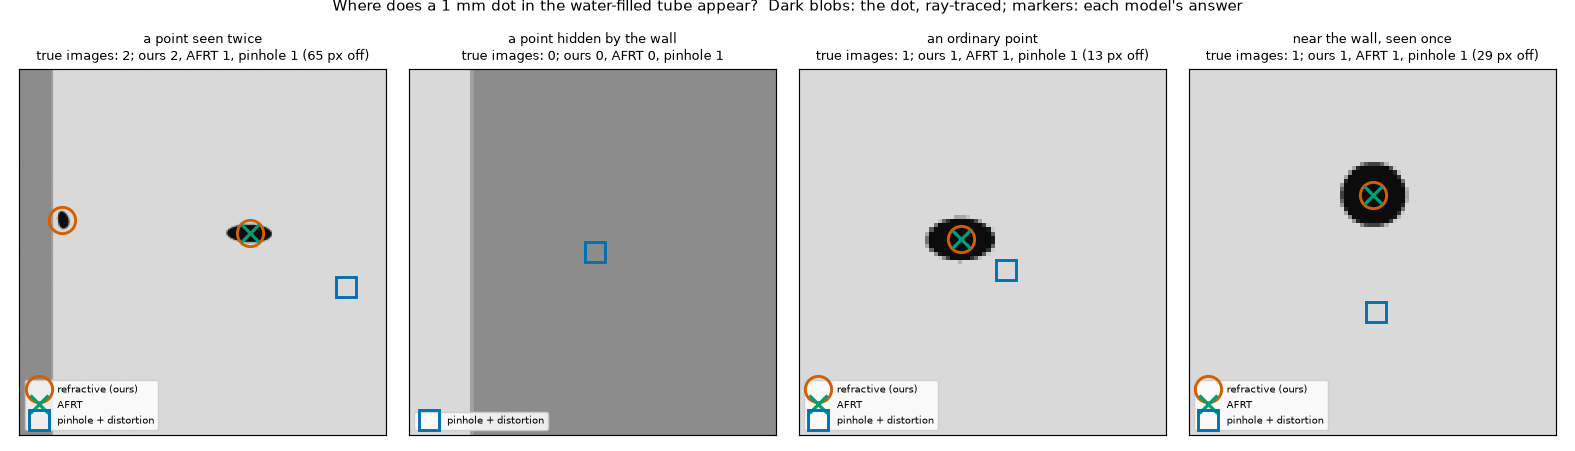

The script that saved this image:
"""Where does a point appear?  Counts and concrete cases for three camera models through the reference tube.

For points inside the water-filled tube, the truth is every image found by a brute-force search that uses tracing
alone (`tracing.search_images`), none of the paper's equations.  Three models answer the same question:
  * `project()` (ours): every image;
  * AFRT (Belden 2013): one image from one start, or none when the iteration fails;
  * a pinhole camera with OpenCV distortion (the camera model of OpenCV, COLMAP and ROS), calibrated through the
    tube on points filling the water (its best case): always exactly one image.
An answer is right when it has as many images as the truth, each within 1 px of a true one; a hidden point's right
answer is "no image".

    python benchmarks/cases.py          # about 5 minutes; writes cases_out.txt, cases.json and cases.png
"""
import json
import sys
from pathlib import Path

import numpy as np

HERE = Path(__file__).resolve().parent
sys.path.insert(0, str(HERE.parent / "src"))
import refractive_camera as rc  # noqa: E402
from refractive_camera.baselines import afrt  # noqa: E402
from refractive_camera.tracing import search_images  # noqa: E402

TUBE = rc.CylindricalWindow(radii=(0.100, 0.094), indices=(1.0, 1.49, 1.33))
CAM = rc.Camera.look_at((0.35, 0.0, 0.0), (0.0, 0.0, 0.0), f=2000.0, size=(1280, 1024))
TOL_PX = 1.0
OUT = []


def say(*a):
    s = " ".join(str(x) for x in a)
    print(s, flush=True)
    OUT.append(s)


def rotvec(w):
    th = np.linalg.norm(w)
    if th < 1e-15:
        return np.eye(3)
    k = w / th
    K = np.array([[0, -k[2], k[1]], [k[2], 0, -k[0]], [-k[1], k[0], 0]])
    return np.eye(3) + np.sin(th) * K + (1 - np.cos(th)) * K @ K


def fit_pinhole(rng, r_max=0.090, z_max=0.050, noise_px=0.1):
    """The pinhole + distortion camera, fitted through the tube to points filling the water (single images)."""
    from scipy.optimize import least_squares
    n = 6000
    r = r_max * np.sqrt(rng.uniform(0, 1, n))
    a = rng.uniform(-np.pi, np.pi, n)
    P = np.c_[r * np.cos(a), r * np.sin(a), rng.uniform(-z_max, z_max, n)]
    im = rc.project(P, CAM, TUBE)
    one = np.flatnonzero(im.counts() == 1)
    rows = np.array([im.rows_of(i)[0] for i in one])
    keep = im.in_image[rows]
    P, uv = P[one[keep]], im.uv[rows[keep]] + rng.normal(0, noise_px, (keep.sum(), 2))

    def build(p):
        return rc.Camera([[p[0], 0, p[2]], [0, p[1], p[3]], [0, 0, 1]], rotvec(p[9:12]) @ CAM.R, p[12:15], p[4:9],
                         CAM.size)

    p0 = np.r_[CAM.K[0, 0], CAM.K[1, 1], CAM.K[0, 2], CAM.K[1, 2], np.zeros(5), np.zeros(3), CAM.t]
    fit = least_squares(lambda p: np.nan_to_num((build(p).project_points(P)[0] - uv).ravel(), nan=1e3), p0,
                        method="lm", x_scale="jac", max_nfev=5000)
    model = build(fit.x)
    rms = float(np.sqrt(np.mean(np.sum((model.project_points(P)[0] - uv) ** 2, 1))))
    return model, rms, len(P)


def point_sets(rng):
    def water(m, r_lo=0.0, r_hi=0.0935, z=0.05):
        r = np.sqrt(rng.uniform(r_lo ** 2, r_hi ** 2, m))
        a = rng.uniform(-np.pi, np.pi, m)
        return np.c_[r * np.cos(a), r * np.sin(a), rng.uniform(-z, z, m)]

    pool = water(40000, 0.060)
    c = rc.project(pool, CAM, TUBE).counts()
    r = np.hypot(pool[:, 0], pool[:, 1])
    inner = pool * ((r - 1e-4) / r)[:, None]
    inner[:, 2] = pool[:, 2]
    c_in = rc.project(inner, CAM, TUBE).counts()
    return {"ordinary": water(100), "seen twice": pool[c == 2][:50], "hidden": pool[(c == 0)][:50],
            "edge": pool[(c != c_in) & (c > 0)][:50], "near the wall": water(100, 0.085)}


def truth(x):
    """Every ray that reaches the point, as the benchmark defines it: the candidates of the brute-force search, of
    project() and of AFRT, each kept only if tracing it passes within 1e-9 r_P of the point, duplicates merged.  A
    sampled search alone can miss an image where two images merge or a ray grazes the wall."""
    cand = [search_images(TUBE, CAM.center, x, grid=(700, 400))]
    im = rc.project(x, CAM, TUBE)
    cand.append(im.direction[np.isfinite(im.direction).all(1)])
    d, _, _ = afrt(TUBE, CAM.center, x)
    if d is not None:
        cand.append(np.asarray(d)[None])
    D = np.vstack([c for c in cand if len(c)]) if any(len(c) for c in cand) else np.zeros((0, 3))
    if len(D):
        tr = rc.trace(TUBE, np.broadcast_to(CAM.center, D.shape), D)
        ok = tr.ok & (tr.miss_distance(np.broadcast_to(x, D.shape)) < 1e-9 * np.hypot(*CAM.center[:2]))
        D = D[ok]
        keep = []
        for k, dk in enumerate(D):
            if all(np.linalg.norm(dk - D[j]) > 1e-7 for j in keep):
                keep.append(k)
        D = D[keep]
    if not len(D):
        return np.zeros((0, 2))
    uv, front = CAM.pixels_from_directions(D @ CAM.R.T)
    return uv[front]


def ours(x):
    im = rc.project(x, CAM, TUBE)
    return im.uv[np.isfinite(im.uv).all(1)]


def afrt_one(x):
    d, status, _ = afrt(TUBE, CAM.center, x)
    if d is None:
        return np.zeros((0, 2))
    tr = rc.trace(TUBE, CAM.center, d)
    if not tr.ok[0] or tr.miss_distance(x[None])[0] > 1e-9:
        return np.zeros((0, 2))                     # it returned a ray that does not reach the point: no answer
    uv, front = CAM.pixels_from_directions((d @ CAM.R.T)[None])
    return uv[front]


def outcome(pred, true):
    if len(true) == 0:
        return "right" if len(pred) == 0 else "sees a hidden point"
    if len(pred) == 0:
        return "says hidden"
    near_true = [np.min(np.linalg.norm(true - p, axis=1)) <= TOL_PX for p in pred]
    found = [np.min(np.linalg.norm(pred - t, axis=1)) <= TOL_PX for t in true]
    if all(near_true) and all(found) and len(pred) == len(true):
        return "right"
    if not all(near_true):
        return "wrong place"
    return "misses an image"


def main():
    rng = np.random.default_rng(2026)
    pin, rms, n = fit_pinhole(rng)
    say(f"Pinhole + distortion fitted through the tube on {n} points filling the water: {rms:.2f} px rms, "
        f"fx = {pin.K[0, 0]:.0f}, fy = {pin.K[1, 1]:.0f}, k1 = {pin.dist[0]:.3f} (true camera: f = 2000, no distortion)")
    sets = point_sets(rng)
    methods = {"refractive (ours)": ours, "AFRT, one start": afrt_one,
               "pinhole + distortion": lambda x: pin.project_points(x)[0].reshape(-1, 2)}
    table, cases = {}, {}
    for name, X in sets.items():
        table[name] = {m: {} for m in methods}
        err_pin = []
        for x in X:
            t = truth(x)
            for m, f in methods.items():
                p = f(x)
                o = outcome(p, t)
                table[name][m][o] = table[name][m].get(o, 0) + 1
                cases.setdefault((name, m, o), []).append((x.tolist(), t.tolist(), p.tolist()))
            if len(t):
                err_pin.append(np.min(np.linalg.norm(t - pin.project_points(x)[0], axis=1)))
        table[name]["pinhole error px (median, to the nearest true image)"] = float(np.median(err_pin)) if err_pin \
            else None
        say(f"\n{name} ({len(X)} points):")
        for m in methods:
            right = table[name][m].get("right", 0)
            say(f"  {m:22s} right at {right:3d} of {len(X)} ({100 * right / len(X):5.1f} %)   "
                + ", ".join(f"{k}: {v}" for k, v in sorted(table[name][m].items()) if k != "right"))
        if err_pin:
            say(f"  pinhole + distortion: median distance to the nearest true image {np.median(err_pin):.1f} px")
    (HERE / "cases.json").write_text(json.dumps({"pinhole_fit_rms_px": rms, "table": table,
                                                 "cases": {" | ".join(k): v for k, v in cases.items()}}, indent=1))
    (HERE / "cases_out.txt").write_text("\n".join(OUT) + "\n")
    np.savez(HERE / "_cases_pinhole.npz", K=pin.K, R=pin.R, t=pin.t, dist=pin.dist)
    figure(pin, cases)


def figure(pin, cases):
    import matplotlib
    matplotlib.use("Agg")
    import matplotlib.pyplot as plt
    def n_true(ex):
        return len(np.array(ex[1]).reshape(-1, 2))

    def separation(ex):
        t_ = np.array(ex[1]).reshape(-1, 2)
        return np.linalg.norm(t_[0] - t_[1]) if len(t_) == 2 else np.inf

    def pin_err(ex):
        t_, p_ = np.array(ex[1]).reshape(-1, 2), np.array(ex[2]).reshape(-1, 2)
        return np.min(np.linalg.norm(t_ - p_[0], axis=1)) if len(t_) and len(p_) else np.inf

    picks = [  # (set, title, method whose failure is shown, its outcomes, how to choose among the examples)
        ("seen twice", "a point seen twice", "AFRT, one start", ("misses an image",),
         lambda exs: min(exs, key=lambda e: abs(separation(e) - 110))),
        ("hidden", "a point hidden by the wall", "pinhole + distortion", ("sees a hidden point",),
         lambda exs: exs[0]),
        ("ordinary", "an ordinary point", "pinhole + distortion", ("wrong place",),
         lambda exs: sorted([e for e in exs if n_true(e) == 1], key=pin_err)[len([e for e in exs if n_true(e) == 1]) // 2]),
        ("near the wall", "near the wall, seen once", "pinhole + distortion", ("wrong place",),
         lambda exs: sorted([e for e in exs if n_true(e) == 1], key=pin_err)[len([e for e in exs if n_true(e) == 1]) // 2]),
    ]
    fig, axes = plt.subplots(1, 4, figsize=(15, 4.3))
    for ax, (set_name, title, m_key, o_keys, choose) in zip(axes, picks):
        key = next(((set_name, m_key, o) for o in o_keys if (set_name, m_key, o) in cases), None)
        if key is None:
            ax.set_axis_off()
            continue
        x, t, _ = choose(cases[key])
        x, t = np.array(x), np.array(t).reshape(-1, 2)
        p_ours, p_afrt, p_pin = ours(x), afrt_one(x), pin.project_points(x)[0].reshape(-1, 2)
        pts = np.vstack([q for q in (t, p_ours, p_afrt, p_pin) if len(q)])
        lo, hi = pts.min(0), pts.max(0)
        side = int(max(hi[0] - lo[0], hi[1] - lo[1], 40) + 50)
        c = np.round(0.5 * (lo + hi)).astype(int)
        region = (c[0] - side // 2, c[1] - side // 2, c[0] - side // 2 + side, c[1] - side // 2 + side)
        img = rc.render_dots(CAM, TUBE, [x], 0.001, supersample=4, region=region, outside=0.55)
        ax.imshow(img, cmap="gray", vmin=0, vmax=1,
                  extent=(region[0] - 0.5, region[2] - 0.5, region[3] - 0.5, region[1] - 0.5))
        for q in p_ours:
            ax.plot(*q, "o", mfc="none", mec="#d55e00", ms=18, mew=2, label="refractive (ours)")
        for q in p_afrt:
            ax.plot(*q, "x", color="#009e73", ms=13, mew=2.2, label="AFRT")
        for q in p_pin:
            ax.plot(*q, "s", mfc="none", mec="#0072b2", ms=14, mew=2, label="pinhole + distortion")
        h, lab = ax.get_legend_handles_labels()
        uniq = dict(zip(lab, h))
        ax.legend(uniq.values(), uniq.keys(), fontsize=7, loc="lower left", framealpha=0.85)
        off = np.min(np.linalg.norm(t - p_pin[0], axis=1)) if len(t) and len(p_pin) else None
        ax.set_title(f"{title}\ntrue images: {len(t)}; ours {len(p_ours)}, AFRT {len(p_afrt)}, pinhole {len(p_pin)}"
                     + (f" ({off:.0f} px off)" if off is not None else ""), fontsize=9)
        ax.set_xlim(region[0] - 0.5, region[2] - 0.5)
        ax.set_ylim(region[3] - 0.5, region[1] - 0.5)
        ax.set_xticks([])
        ax.set_yticks([])
    fig.suptitle("Where does a 1 mm dot in the water-filled tube appear?  Dark blobs: the dot, ray-traced; "
                 "markers: each model's answer", fontsize=10, y=1.0)
    fig.tight_layout(rect=(0, 0, 1, 0.95))
    fig.savefig(HERE / "cases.png", dpi=105)
    print("wrote", HERE / "cases.png")


if __name__ == "__main__":
    if "--figure-only" in sys.argv:                          # redraw from cases.json
        z = json.loads((HERE / "cases.json").read_text())
        pz = np.load(HERE / "_cases_pinhole.npz")
        figure(rc.Camera(pz["K"], pz["R"], pz["t"], pz["dist"], CAM.size),
               {tuple(k.split(" | ")): v for k, v in z["cases"].items()})
    else:
        main()
